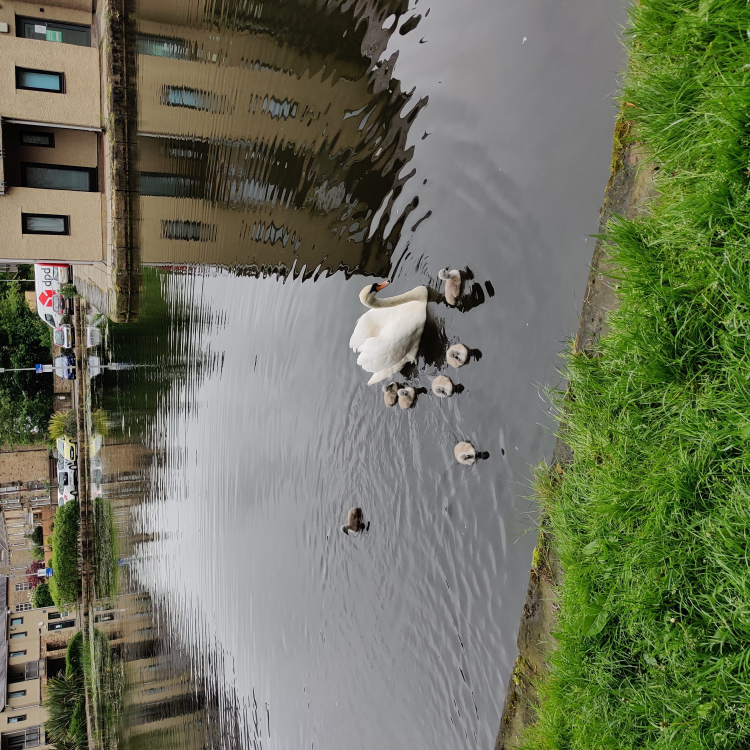
#> input picture Datasets/Swans.jpg, 3000 x 3000 px, found by its file name (shown at 1/4 size)
$ jupyter execute --allow-errors Numpy.ipynb
#> lines starting #> are read from the running program, lines starting #| are printed output that depends on the picture
<h1>Numpy</h1>

[Numpy](https://numpy.org/doc/stable/user/absolute_beginners.html) is a package containing a myriad of mathematical methods that can easily be implemented in your code or, at the very least, much easier than creating all those methods by hand. As the authors say, numpy is "the fundamental package for scientific computing in Python".<br>

Expect to use Numpy in a daily basis for any roles that involves mathematics for example when creating simulations or processing data as numpy is incredibly powerful to process [arrays](https://www.w3schools.com/python/python_arrays.asp).<br>

First let's import numpy

[cell 1]
# How do we import a package again?
import numpy as np

[cell 2]
np

[cell 3]
# Acessing a single numpy method.
np.add

[cell 4]
# Using said method
np.add(2,1)

It is also possible to import one specific method of a package. For example:

[cell 5]
# Can we import only one specific method of a package?
from numpy import add

[cell 6]
add(2,1)

Is this a good idea?

[cell 7]
add = 1

You can also import all the methods in a package at once:

[cell 8]
from numpy import *

Question: which is the best way to import packages? Is there such a thing? <br>

After answering this question let us reset the kernel and pick up from hear to clear our many definitions of numpy above.<br>

Let us start by creating two arrays that we can operate with.

[cell 9]
# Reboot the kernal and start running from here.
# Or not! But keep an eye out for possible "interferences".
import numpy as np

[cell 10]
# To create a numpy array we pick a list and access the array method from the defined np:
test_array1 = np.array([1,2,3,4,5,6]) # The list itself is the first argument of the function.
test_array2 = np.array([2,2,2,2,2,2])

Question: Can you fit objects of different data types on a numpy array?

[cell 11]
test_arrayyyyyy = np.array([1,'Cat',3,4,5,6])

Exercise: slice one of the arrays below to select only a subsection of its elements according to the comments.

[cell 12]
# Here are "my" solutions:
test_a1 = np.array([1, 2, 3, 4, 5, 6])
test_a2 = np.array([2, 2, 2, 2, 2, 2])

[cell 13]
# First element of array
print(test_a1[0])
print(test_a2[0])
# last element of array
print(test_a1[-1])
print(test_a2[-1])
# last 3 elements of array
print(test_a1[-3:])
print(test_a2[-3:])
# First 3.
print(test_a1[:3])
print(test_a2[:3])
# From index 1 to 3.
print(test_a1[1:3])
print(test_a2[1:3])

Let's have a look at the [documentation](https://numpy.org/doc/stable/reference/generated/numpy.array.html) of these methods and compare with what we discussed about functions. <br>

Then, lets add those two arrays together and see the output.

[cell 14]
np.add(test_array1,test_array2)

[cell 15]
print(test_array1)
print(test_array2)
print(np.add(test_array1,test_array2))

Question: Can you simply use "+" to add those two arrays instead of numpy add?

[cell 16]
test_array1+test_array2

The same can be done with 2d arrays.

[cell 17]
test_array_2d_1 = np.array([[1,2,3],[4,5,6]])
test_array_2d_2 = np.array([[2,2,2],[2,2,2]])

[cell 18]
np.add(test_array_2d_1, test_array_2d_2)

[cell 19]
print(test_array_2d_1)
print(test_array_2d_2)
print(np.add(test_array_2d_1, test_array_2d_2))

Question: How can you subtract two arrays using numpy?

[cell 20]
np.subtract(test_array_2d_1, test_array_2d_2)

[cell 21]
test_array_2d_1-test_array_2d_2

[cell 22]
np.add(test_array_2d_1, -1*test_array_2d_2)

Question: Will the following operation work? why?

#> (a cell that did not finish here is left out)

Checking the shape of an array can be done in a fairly straightforward way,

[cell 24]
np.shape(test_array_2d_1)

[cell 25]
test_array_2d_1.shape

Question: What will then the following operation do?

[cell 26]
# First ask yourself what is happening here.
100 + test_array1

Arrays can also me multiplied by scalars

[cell 27]
np.multiply(test_array1,2)

[cell 28]
np.multiply(test_array1,2)*2

[cell 29]
2*test_array1

Or multiplied by each other

[cell 30]
np.multiply(test_array2,test_array1)

[cell 31]
test_array2/test_array1

#> (a cell that did not finish here is left out)

Finding where a specific information is in the array can also be incredibly useful as it allows, for example, to filter the data. One way to do this is using [numpy.where](https://numpy.org/doc/stable/reference/generated/numpy.where.html).

[cell 33]
test_array_2d_2

[cell 34]
test_array_2d_2
np.where(test_array_2d_2)

[cell 35]
another_array = np.array([10,20,30,40,50,60])
np.where(another_array > 30)

[cell 36]
another_array[3] = 100

[cell 37]
another_array[3]

Question: what exatcly is the output of the function above used? How can you use it?<br>

Exercise: make a 2d array similar to another_array and run np.where with a condition of your choice. What's the difference in the output?

[cell 38]
another_array1 = np.array([[2,2,2],[1,1,1],[3,3,3]])
another_array2 = np.array([[1,2,5],[3,1,2],[2,6,1]])

[cell 39]
np.where(another_array1 >=3)

[cell 40]
indexes = np.where(another_array1 >=1)

[cell 41]
indexes[0][0]

[cell 42]
another_array1[0,0] = 10

[cell 43]
another_array

[cell 44]
# An example on how to conduct an operation on the elements that satisfy the condition.
np.where(another_array > 30, another_array, another_array*10)

The dot product

#> (a cell that did not finish here is left out)

[cell 46]
test_array_2d_3 = np.array([[1,2],[4,5],[3,6]])

[cell 47]
np.shape(test_array_2d_3)

[cell 48]
np.dot(test_array_2d_1, test_array_2d_3)

[cell 49]
np.dot(test_array_2d_1, np.transpose(test_array_2d_2))

[cell 50]
np.shape(np.transpose(test_array_2d_2))

[cell 51]
test_array_2d_1

[cell 52]
np.transpose(test_array_2d_1)

There are many more operations and tools available to use in numpy and this is far from being an extensive review but just an introduction on how to use it. Which packages you will later become more familiar with will vastly depend on your field.

A couple examples of applications will be discussed below.

[cell 53]
import imageio

[cell 54]
img = imageio.imread('Datasets\\Swans.jpg')
#> img is the input picture: shape (3000, 3000, 3); mean R, G, B 108.6, 113.9, 91.4

[cell 55]
img = imageio.imread("C:\\Users\\andre\\Documents\\Python Scripts\\Bootcamp\\Python\\Swans.jpg")

[cell 56]
img

[cell 57]
np.shape(img)
#> Out = (3000, 3000, 3)

[cell 58]
import matplotlib.pyplot as plt

[cell 59]
plt.imshow(img, origin='lower')

[cell 60]
plt.imshow(np.rot90(img,3))
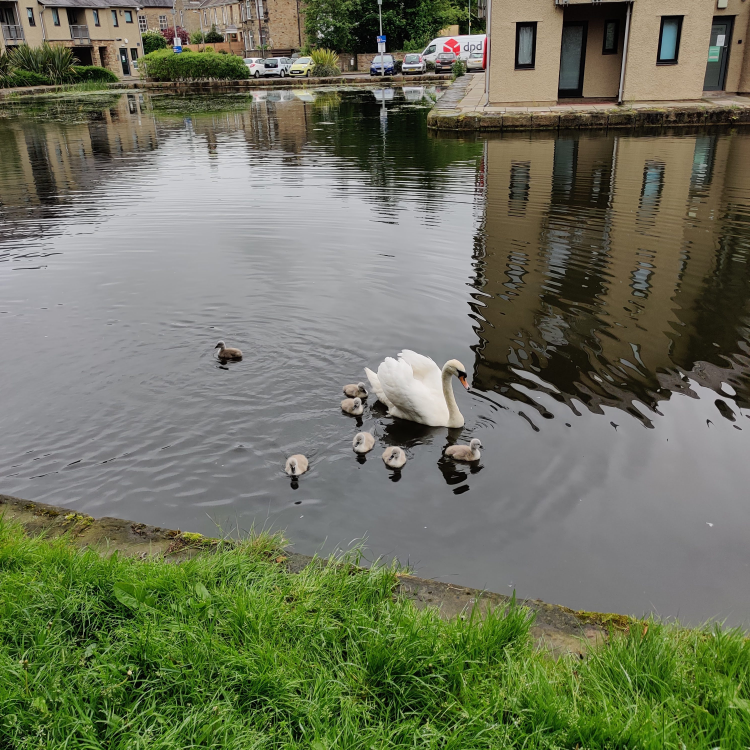
#> shown: shape (3000, 3000, 3) (shown at 1/4 size); mean R, G, B 108.6, 113.9, 91.4

[cell 61]
type(img)

[cell 62]
img

[cell 63]
np.shape(img)
#> Out = (3000, 3000, 3)

[cell 64]
plt.imshow(img[:,:,0])
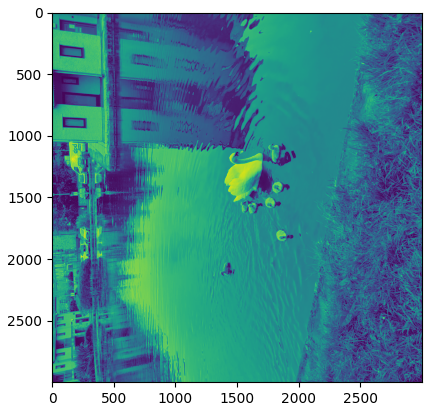
#> figure drawn by matplotlib, 1 panel

[cell 65]
plt.imshow(np.rot90(img,3))

[cell 66]
plt.imshow(img[:,:,0],cmap='hsv')
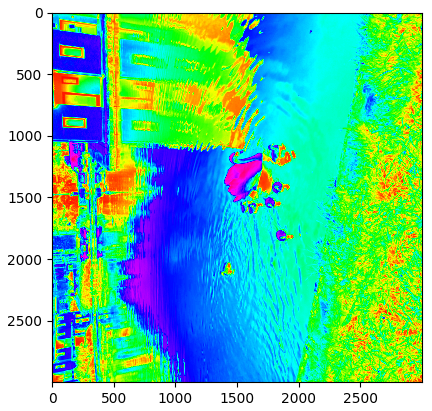
#> figure drawn by matplotlib, 1 panel

[cell 67]
plt.imshow(img[:,:,0:1])

[cell 68]
plt.imshow(np.rot90(img[:,:,0:1],3),cmap='gray')
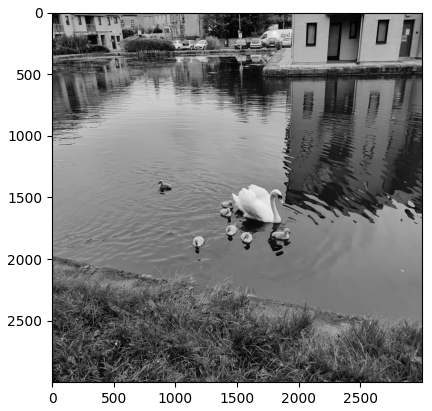
#> figure drawn by matplotlib, 1 panel

Exercise: can you slice the picture to include only the swans?

[cell 69]
plt.imshow(np.rot90(img[1000:2200,1300:2000,:],3))
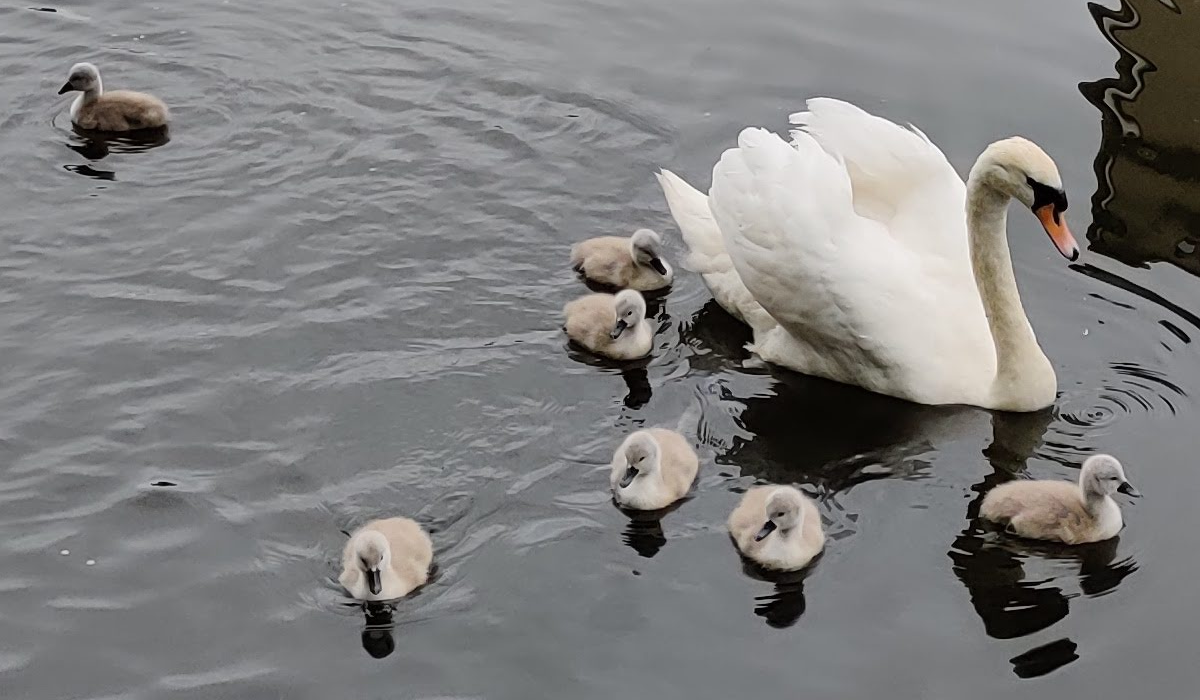
#> shown: shape (700, 1200, 3); mean R, G, B 127.6, 127.1, 126.9

Watch this [video](https://www.youtube.com/watch?v=KuXjwB4LzSA&t=572s) about convolutions. Then lets work with it!

[cell 70]
#Ex from : https://www.kaggle.com/code/valentynsichkar/2d-image-convolution-numpy-tensorflow-keras
# Sobel filter to detect vertical changes on image
f1 = np.array([[1, 0, -1],
               [2, 0, -2],
               [1, 0, -1]])

[cell 71]
from scipy.signal import convolve2d

[cell 72]
convolve2d(img[:,:,0],f1)

[cell 73]
plt.imshow(convolve2d(img[:,:,0],f1))
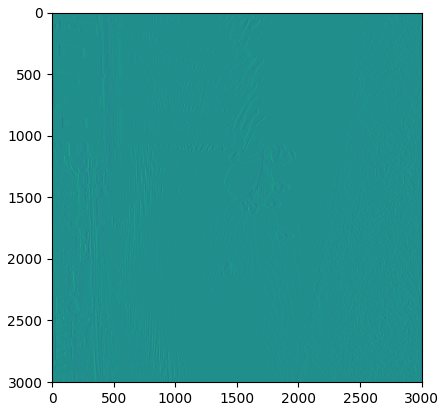
#> figure drawn by matplotlib, 1 panel

[cell 74]
fig, axes = plt.subplots(nrows=1, ncols=2, figsize=(10, 6))
axes[0].imshow(img)
axes[1].imshow(convolve2d(img[:,:,0],f1),cmap='gray')
fig.tight_layout()
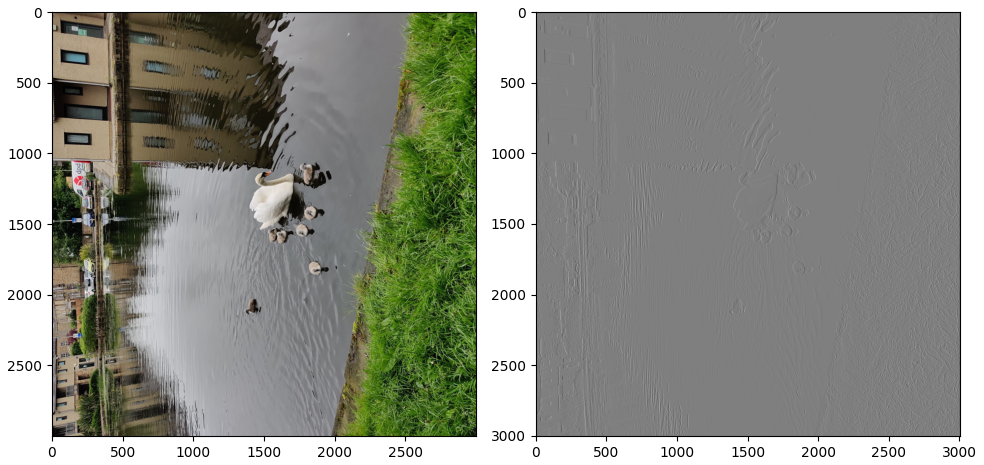
#> figure drawn by matplotlib, 2 panels
